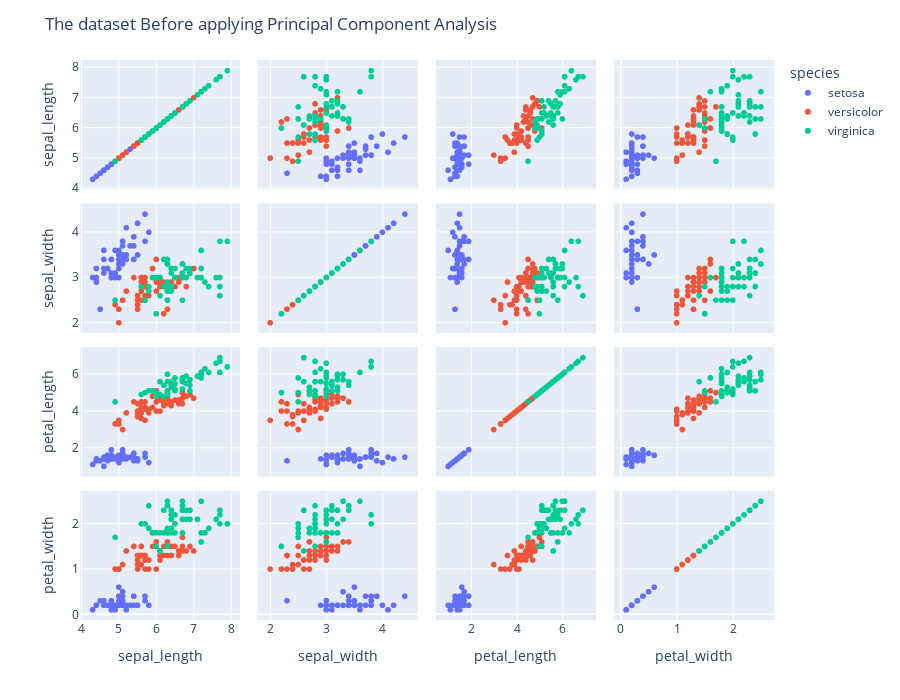
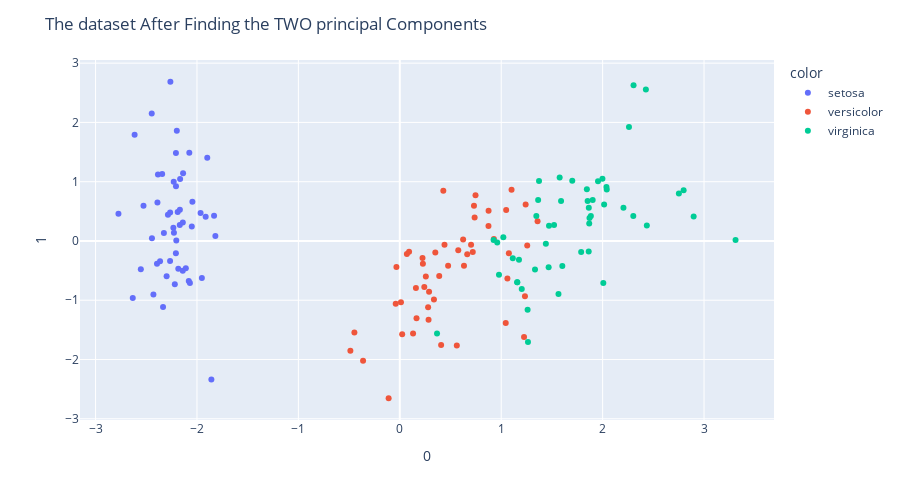

The notebook cell these images were saved under, in order:
### Markdown cell above
# Before and After PCA

### Code cell
import plotly.subplots as sp

fig1 = px.scatter_matrix(
    iris,
    dimensions=features,
    color=iris["species"]
)

pca = PCA(n_components=2)
components = pca.fit_transform(X) # Fit on X and then return the Principal Components
fig2 = px.scatter(components, x=0, y = 1, color=iris['species'])

fig1.update_traces(diagonal_visible=True)
fig1.update_layout(title_text="The dataset Before applying Principal Component Analysis", width = 900, height = 700)

fig2.update_layout(title_text="The dataset After Finding the TWO principal Components", width = 900, height = 500)
fig1.show()
fig2.show()

### Figure 1 — Plotly figure (JSON) as saved in the notebook; plotly's stock layout.template omitted (floating-point values rounded to 4 significant figures)
{"data": [{"diagonal": {"visible": true}, "dimensions": [{"axis": {"matches": true}, "label": "sepal_length", "values": [5.1, 4.9, 4.7, 4.6, 5, 5.4, 4.6, 5, 4.4, 4.9, 5.4, 4.8, 4.8, 4.3, 5.8, 5.7, 5.4, 5.1, 5.7, 5.1, 5.4, 5.1, 4.6, 5.1, 4.8, 5, 5, 5.2, 5.2, 4.7, 4.8, 5.4, 5.2, 5.5, 4.9, 5, 5.5, 4.9, 4.4, 5.1, 5, 4.5, 4.4, 5, 5.1, 4.8, 5.1, 4.6, 5.3, 5]}, {"axis": {"matches": true}, "label": "sepal_width", "values": [3.5, 3, 3.2, 3.1, 3.6, 3.9, 3.4, 3.4, 2.9, 3.1, 3.7, 3.4, 3, 3, 4, 4.4, 3.9, 3.5, 3.8, 3.8, 3.4, 3.7, 3.6, 3.3, 3.4, 3, 3.4, 3.5, 3.4, 3.2, 3.1, 3.4, 4.1, 4.2, 3.1, 3.2, 3.5, 3.6, 3, 3.4, 3.5, 2.3, 3.2, 3.5, 3.8, 3, 3.8, 3.2, 3.7, 3.3]}, {"axis": {"matches": true}, "label": "petal_length", "values": [1.4, 1.4, 1.3, 1.5, 1.4, 1.7, 1.4, 1.5, 1.4, 1.5, 1.5, 1.6, 1.4, 1.1, 1.2, 1.5, 1.3, 1.4, 1.7, 1.5, 1.7, 1.5, 1, 1.7, 1.9, 1.6, 1.6, 1.5, 1.4, 1.6, 1.6, 1.5, 1.5, 1.4, 1.5, 1.2, 1.3, 1.4, 1.3, 1.5, 1.3, 1.3, 1.3, 1.6, 1.9, 1.4, 1.6, 1.4, 1.5, 1.4]}, {"axis": {"matches": true}, "label": "petal_width", "values": [0.2, 0.2, 0.2, 0.2, 0.2, 0.4, 0.3, 0.2, 0.2, 0.1, 0.2, 0.2, 0.1, 0.1, 0.2, 0.4, 0.4, 0.3, 0.3, 0.3, 0.2, 0.4, 0.2, 0.5, 0.2, 0.2, 0.4, 0.2, 0.2, 0.2, 0.2, 0.4, 0.1, 0.2, 0.2, 0.2, 0.2, 0.1, 0.2, 0.2, 0.3, 0.3, 0.2, 0.6, 0.4, 0.3, 0.2, 0.2, 0.2, 0.2]}], "hovertemplate": "species=setosa<br>%{xaxis.title.text}=%{x}<br>%{yaxis.title.text}=%{y}<extra></extra>", "legendgroup": "setosa", "marker": {"color": "#636efa", "symbol": "circle"}, "name": "setosa", "showlegend": true, "type": "splom"}, {"diagonal": {"visible": true}, "dimensions": [{"axis": {"matches": true}, "label": "sepal_length", "values": [7, 6.4, 6.9, 5.5, 6.5, 5.7, 6.3, 4.9, 6.6, 5.2, 5, 5.9, 6, 6.1, 5.6, 6.7, 5.6, 5.8, 6.2, 5.6, 5.9, 6.1, 6.3, 6.1, 6.4, 6.6, 6.8, 6.7, 6, 5.7, 5.5, 5.5, 5.8, 6, 5.4, 6, 6.7, 6.3, 5.6, 5.5, 5.5, 6.1, 5.8, 5, 5.6, 5.7, 5.7, 6.2, 5.1, 5.7]}, {"axis": {"matches": true}, "label": "sepal_width", "values": [3.2, 3.2, 3.1, 2.3, 2.8, 2.8, 3.3, 2.4, 2.9, 2.7, 2, 3, 2.2, 2.9, 2.9, 3.1, 3, 2.7, 2.2, 2.5, 3.2, 2.8, 2.5, 2.8, 2.9, 3, 2.8, 3, 2.9, 2.6, 2.4, 2.4, 2.7, 2.7, 3, 3.4, 3.1, 2.3, 3, 2.5, 2.6, 3, 2.6, 2.3, 2.7, 3, 2.9, 2.9, 2.5, 2.8]}, {"axis": {"matches": true}, "label": "petal_length", "values": [4.7, 4.5, 4.9, 4, 4.6, 4.5, 4.7, 3.3, 4.6, 3.9, 3.5, 4.2, 4, 4.7, 3.6, 4.4, 4.5, 4.1, 4.5, 3.9, 4.8, 4, 4.9, 4.7, 4.3, 4.4, 4.8, 5, 4.5, 3.5, 3.8, 3.7, 3.9, 5.1, 4.5, 4.5, 4.7, 4.4, 4.1, 4, 4.4, 4.6, 4, 3.3, 4.2, 4.2, 4.2, 4.3, 3, 4.1]}, {"axis": {"matches": true}, "label": "petal_width", "values": [1.4, 1.5, 1.5, 1.3, 1.5, 1.3, 1.6, 1, 1.3, 1.4, 1, 1.5, 1, 1.4, 1.3, 1.4, 1.5, 1, 1.5, 1.1, 1.8, 1.3, 1.5, 1.2, 1.3, 1.4, 1.4, 1.7, 1.5, 1, 1.1, 1, 1.2, 1.6, 1.5, 1.6, 1.5, 1.3, 1.3, 1.3, 1.2, 1.4, 1.2, 1, 1.3, 1.2, 1.3, 1.3, 1.1, 1.3]}], "hovertemplate": "species=versicolor<br>%{xaxis.title.text}=%{x}<br>%{yaxis.title.text}=%{y}<extra></extra>", "legendgroup": "versicolor", "marker": {"color": "#EF553B", "symbol": "circle"}, "name": "versicolor", "showlegend": true, "type": "splom"}, {"diagonal": {"visible": true}, "dimensions": [{"axis": {"matches": true}, "label": "sepal_length", "values": [6.3, 5.8, 7.1, 6.3, 6.5, 7.6, 4.9, 7.3, 6.7, 7.2, 6.5, 6.4, 6.8, 5.7, 5.8, 6.4, 6.5, 7.7, 7.7, 6, 6.9, 5.6, 7.7, 6.3, 6.7, 7.2, 6.2, 6.1, 6.4, 7.2, 7.4, 7.9, 6.4, 6.3, 6.1, 7.7, 6.3, 6.4, 6, 6.9, 6.7, 6.9, 5.8, 6.8, 6.7, 6.7, 6.3, 6.5, 6.2, 5.9]}, {"axis": {"matches": true}, "label": "sepal_width", "values": [3.3, 2.7, 3, 2.9, 3, 3, 2.5, 2.9, 2.5, 3.6, 3.2, 2.7, 3, 2.5, 2.8, 3.2, 3, 3.8, 2.6, 2.2, 3.2, 2.8, 2.8, 2.7, 3.3, 3.2, 2.8, 3, 2.8, 3, 2.8, 3.8, 2.8, 2.8, 2.6, 3, 3.4, 3.1, 3, 3.1, 3.1, 3.1, 2.7, 3.2, 3.3, 3, 2.5, 3, 3.4, 3]}, {"axis": {"matches": true}, "label": "petal_length", "values": [6, 5.1, 5.9, 5.6, 5.8, 6.6, 4.5, 6.3, 5.8, 6.1, 5.1, 5.3, 5.5, 5, 5.1, 5.3, 5.5, 6.7, 6.9, 5, 5.7, 4.9, 6.7, 4.9, 5.7, 6, 4.8, 4.9, 5.6, 5.8, 6.1, 6.4, 5.6, 5.1, 5.6, 6.1, 5.6, 5.5, 4.8, 5.4, 5.6, 5.1, 5.1, 5.9, 5.7, 5.2, 5, 5.2, 5.4, 5.1]}, {"axis": {"matches": true}, "label": "petal_width", "values": [2.5, 1.9, 2.1, 1.8, 2.2, 2.1, 1.7, 1.8, 1.8, 2.5, 2, 1.9, 2.1, 2, 2.4, 2.3, 1.8, 2.2, 2.3, 1.5, 2.3, 2, 2, 1.8, 2.1, 1.8, 1.8, 1.8, 2.1, 1.6, 1.9, 2, 2.2, 1.5, 1.4, 2.3, 2.4, 1.8, 1.8, 2.1, 2.4, 2.3, 1.9, 2.3, 2.5, 2.3, 1.9, 2, 2.3, 1.8]}], "hovertemplate": "species=virginica<br>%{xaxis.title.text}=%{x}<br>%{yaxis.title.text}=%{y}<extra></extra>", "legendgroup": "virginica", "marker": {"color": "#00cc96", "symbol": "circle"}, "name": "virginica", "showlegend": true, "type": "splom"}], "layout": {"dragmode": "select", "height": 700, "legend": {"title": {"text": "species"}, "tracegroupgap": 0}, "margin": {"t": 60}, "title": {"text": "The dataset Before applying Principal Component Analysis"}, "width": 900}}

### Figure 2 — Plotly figure (JSON) as saved in the notebook; plotly's stock layout.template omitted (floating-point values rounded to 4 significant figures)
{"data": [{"hovertemplate": "color=setosa<br>0=%{x}<br>1=%{y}<extra></extra>", "legendgroup": "setosa", "marker": {"color": "#636efa", "symbol": "circle"}, "mode": "markers", "name": "setosa", "orientation": "v", "showlegend": true, "type": "scatter", "x": [-2.265, -2.081, -2.364, -2.299, -2.39, -2.076, -2.444, -2.233, -2.335, -2.184, -2.166, -2.326, -2.218, -2.633, -2.199, -2.262, -2.208, -2.19, -1.899, -2.343, -1.914, -2.207, -2.774, -1.819, -2.227, -1.952, -2.051, -2.169, -2.14, -2.265, -2.14, -1.832, -2.615, -2.446, -2.11, -2.208, -2.045, -2.527, -2.43, -2.17, -2.286, -1.858, -2.554, -1.964, -2.137, -2.07, -2.385, -2.394, -2.229, -2.204], "xaxis": "x", "y": [0.48, -0.6741, -0.3419, -0.5974, 0.6468, 1.489, 0.04764, 0.2231, -1.115, -0.469, 1.044, 0.1331, -0.7287, -0.9615, 1.86, 2.686, 1.484, 0.4888, 1.405, 1.128, 0.4089, 0.9241, 0.4583, 0.08556, 0.1373, -0.6256, 0.2422, 0.5271, 0.3132, -0.3377, -0.5045, 0.4237, 1.794, 2.151, -0.4602, -0.2061, 0.6616, 0.5923, -0.9042, 0.2689, 0.4417, -2.337, -0.4791, 0.4723, 1.142, -0.7111, 1.12, -0.3862, 0.998, 0.009216], "yaxis": "y"}, {"hovertemplate": "color=versicolor<br>0=%{x}<br>1=%{y}<extra></extra>", "legendgroup": "versicolor", "marker": {"color": "#EF553B", "symbol": "circle"}, "mode": "markers", "name": "versicolor", "orientation": "v", "showlegend": true, "type": "scatter", "x": [1.102, 0.7313, 1.241, 0.4075, 1.075, 0.3887, 0.7465, -0.4873, 0.9279, 0.01143, -0.1102, 0.4407, 0.5621, 0.7196, -0.03335, 0.8754, 0.3503, 0.1588, 1.225, 0.1649, 0.7377, 0.4763, 1.234, 0.6329, 0.7027, 0.8743, 1.257, 1.358, 0.6648, -0.04026, 0.1308, 0.02345, 0.2415, 1.061, 0.224, 0.4291, 1.049, 1.045, 0.06959, 0.2835, 0.2791, 0.6246, 0.3365, -0.3622, 0.2886, 0.09136, 0.2277, 0.5764, -0.4477, 0.2567], "xaxis": "x", "y": [0.863, 0.5946, 0.6163, -1.754, -0.2084, -0.5933, 0.773, -1.852, 0.03223, -1.034, -2.654, -0.0633, -1.765, -0.1862, -0.439, 0.5091, -0.1963, -0.7921, -1.622, -1.303, 0.3966, -0.4173, -0.9333, -0.4164, -0.06341, 0.2508, -0.07726, 0.3313, -0.2259, -1.059, -1.562, -1.572, -0.7773, -0.6338, -0.2878, 0.8456, 0.5221, -1.383, -0.2195, -1.329, -1.12, 0.02492, -0.9884, -2.019, -0.8557, -0.1812, -0.3849, -0.1549, -1.544, -0.5989], "yaxis": "y"}, {"hovertemplate": "color=virginica<br>0=%{x}<br>1=%{y}<extra></extra>", "legendgroup": "virginica", "marker": {"color": "#00cc96", "symbol": "circle"}, "mode": "markers", "name": "virginica", "orientation": "v", "showlegend": true, "type": "scatter", "x": [1.845, 1.158, 2.205, 1.44, 1.868, 2.752, 0.367, 2.302, 2.007, 2.26, 1.364, 1.603, 1.884, 1.26, 1.468, 1.59, 1.471, 2.426, 3.311, 1.264, 2.038, 0.978, 2.898, 1.333, 1.701, 1.954, 1.175, 1.021, 1.788, 1.864, 2.436, 2.305, 1.863, 1.114, 1.202, 2.799, 1.576, 1.346, 0.9248, 1.852, 2.015, 1.902, 1.158, 2.041, 1.998, 1.871, 1.565, 1.521, 1.373, 0.9607], "xaxis": "x", "y": [0.8704, -0.6989, 0.562, -0.04699, 0.295, 0.8004, -1.562, 0.4201, -0.7114, 1.921, 0.6928, -0.4217, 0.4192, -1.162, -0.4423, 0.6762, 0.2556, 2.557, 0.01778, -1.707, 0.9105, -0.5718, 0.4136, -0.4818, 1.014, 1.008, -0.3164, 0.06435, -0.1874, 0.5623, 0.2593, 2.626, -0.1785, -0.2929, -0.8113, 0.8568, 1.069, 0.4224, 0.01722, 0.6761, 0.6139, 0.6896, -0.6989, 0.8675, 1.049, 0.387, -0.8967, 0.2691, 1.011, -0.02433], "yaxis": "y"}], "layout": {"height": 500, "legend": {"title": {"text": "color"}, "tracegroupgap": 0}, "margin": {"t": 60}, "title": {"text": "The dataset After Finding the TWO principal Components"}, "width": 900, "xaxis": {"anchor": "y", "domain": [0, 1], "title": {"text": "0"}}, "yaxis": {"anchor": "x", "domain": [0, 1], "title": {"text": "1"}}}}
